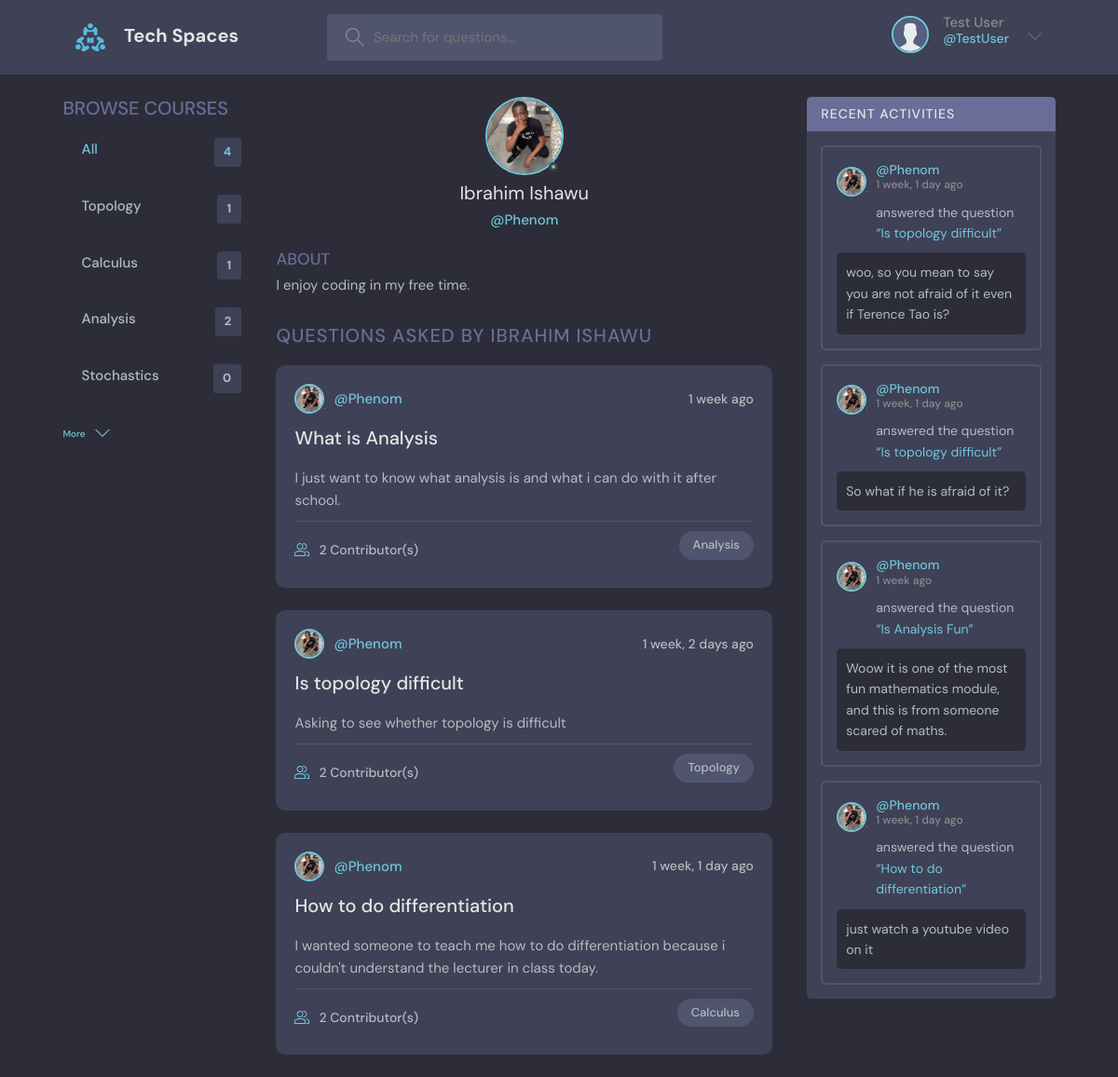
/accounts/Phenom/profile/view/ (signed in), run on an earlier commit of the app's database.
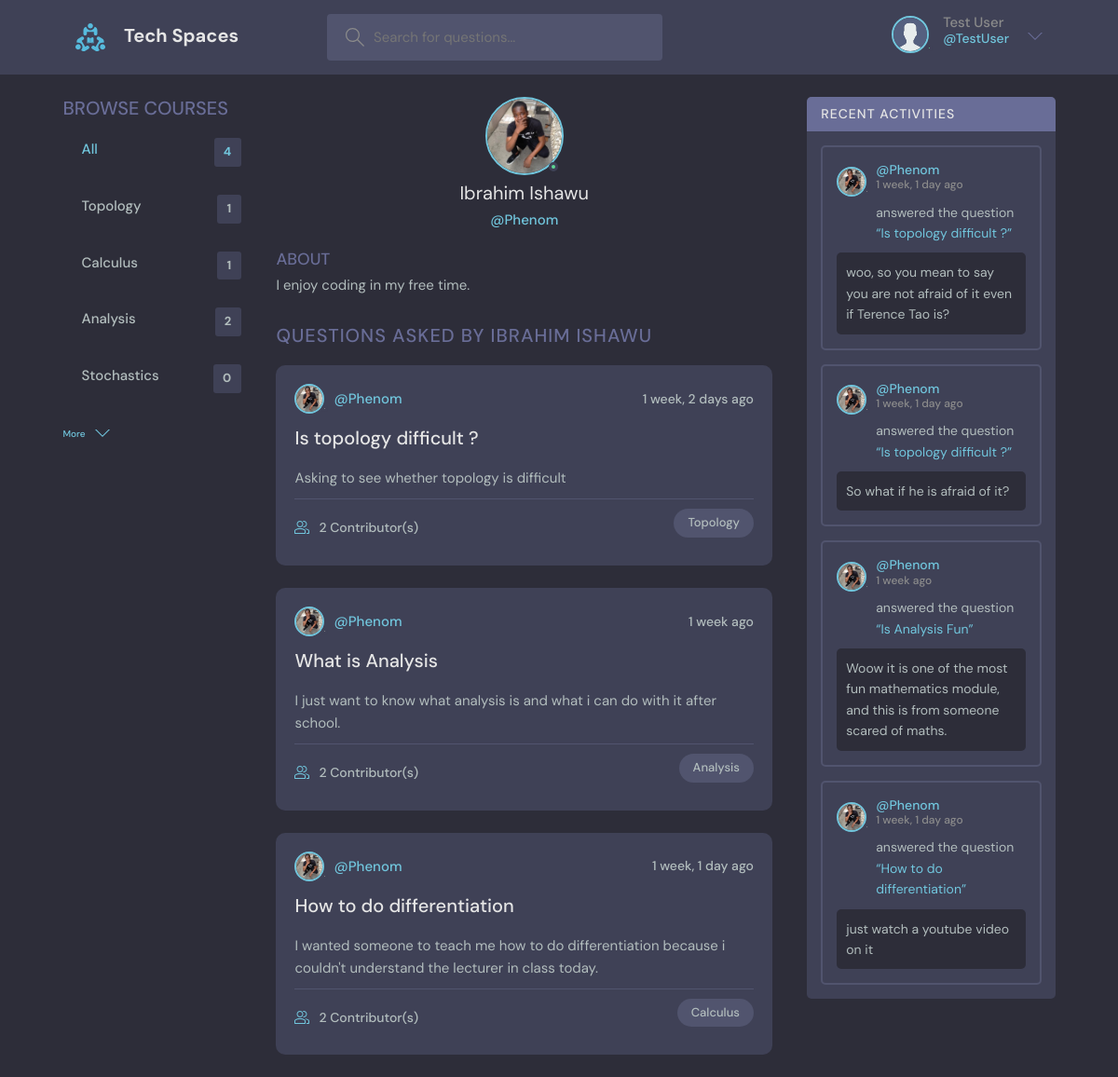
And on a later commit of the database.
### core/models.py (models this page shows, shortened)
class User(AbstractUser):
    name = models.CharField(max_length=200, null=True)
    email = models.EmailField(unique=True, null=True)
    bio = models.TextField(null=True)
    avatar = models.ImageField(null=True, default='avatar.svg', upload_to='avatars')
    REQUIRED_FIELDS = []

class Course(models.Model):
    name = models.CharField(max_length=200)
    def __str__(self):
        return self.name

class Question(models.Model):
    student = models.ForeignKey(User, on_delete=models.SET_NULL, null=True)
    course = models.ForeignKey(Course, on_delete=models.SET_NULL, null=True)
    name = models.CharField(max_length=200)
    description = models.TextField(null=True, blank=True)
    contributors = models.ManyToManyField(User, related_name='participants', blank=True)
    updated = models.DateTimeField(auto_now=True)
    created = models.DateTimeField(auto_now_add=True)
    class Meta:
        ordering = ["-updated", "-created"]

class Answer(models.Model):
    student = models.ForeignKey(User, on_delete=models.CASCADE)
    question = models.ForeignKey(Question, on_delete=models.CASCADE)
    body = models.TextField()
    updated = models.DateTimeField(auto_now=True)
    created = models.DateTimeField(auto_now_add=True)
    up_votes = models.PositiveIntegerField(default=0)
    down_votes = models.PositiveIntegerField(default=0)
    class Meta:
        ordering = ["-up_votes", "-created"]

### user_authentication/views.py (the view)
# urls.py: path('<username>/profile/view/', views.ProfileView.as_view(), name='profile'),
class ProfileView(LoginRequiredMixin, View):
    def get(self, request, username):
        get_user = get_object_or_404(User, username=username)
        user_answers = get_user.answer_set.all()
        user_questions = get_user.question_set.all()
        courses = Course.objects.filter()
        question_count = Question.objects.all().count()
        context = {
            'user': get_user,
            'query_questions': user_questions,
            'student_answers': user_answers,
            'courses': courses,
            'question_count': question_count,
        }
        return render(request, 'user_authentication/profile.html', context)

### user_authentication/templates/user_authentication/profile.html (shortened to what this page needs)
{% extends 'core/base.html' %}
{% block content %}
  <main class="profile-page layout layout--3">
    <div class="container">
      {% include 'core/_courses.html' %}
      <div class="roomList">
        <div class="profile">
          <div class="profile__avatar">
            <div class="avatar avatar--large active">
              <img src="{{ user.avatar.url }}" />
            </div>
          </div>
          <div class="profile__info">
            <h3>{{ user.name }}</h3>
            <p>@{{ user.username }}</p>
          </div>
          <div class="profile__about">
            <h3>About</h3>
            <p>{{ user.bio }}
            </p>
          </div>
        </div>
        <div class="roomList__header">
          <div>
            <h2>Questions asked by {{ user.name }}</a>
            </h2>
          </div>
        </div>
        {% for question in query_questions %}
          <div class="roomListRoom">
            <div class="roomListRoom__header">
              <a href="{% url 'profile' question.student.username %}" class="roomListRoom__author">
                <div class="avatar avatar--small">
                  <img src="{{ question.student.avatar.url }}" />
                </div>
                <span>@{{ question.student.username }}</span>
              </a>
              <div class="roomListRoom__actions">
                <span>{{ question.created | timesince }} ago</span>
              </div>
            </div>
            <div class="roomListRoom__content">
              <a href="{% url 'get_question' question.id %}">{{ question.name }}</a>
              <p>
                {{ question.description }}
              </p>
            </div>
            <div class="roomListRoom__meta">
              <a href="{% url 'get_question' question.id %}" class="roomListRoom__joined">
                {{ question.contributors.all.count }} Contributor(s)
              </a>
              <p class="roomListRoom__topic">{{ question.course }}</p>
            </div>
          </div>
        {% endfor %}
      </div>
      <div class="activities">
        <div class="activities__header">
          <h2>Recent Activities</h2>
        </div>
        {% for answer in student_answers %}
          <div class="activities__box">
            <div class="activities__boxHeader roomListRoom__header">
              <a href="{% url 'profile' answer.student.username %}" class="roomListRoom__author">
                <div class="avatar avatar--small">
                  <img src="{{ answer.student.avatar.url }}" />
                </div>
                <p>
                  @{{ answer.student.username }}
                  <span>{{ answer.created | timesince }} ago</span>
                </p>
              </a>
            </div>
            <div class="activities__boxContent">
              <p>answered the question
              <a href="{% url 'get_question' answer.question.id %}">
              “{{ answer.question.name }}”</a></p>
              <div class="activities__boxRoomContent">
                {{ answer.body }}
              </div>
            </div>
          </div>
        {% endfor %}
      </div>
    </div>
  </main>
{% endblock content %}

### core/templates/core/base.html (shortened to what this page needs)
{% load static %}
<!DOCTYPE html>
<html lang="en">
  <head>
    <link rel="stylesheet" href="{% static 'core/css/style.css' %} " />
    <link rel="stylesheet" href="{% static 'core/css/main.css' %} " />
    <link rel="stylesheet" href="{% static 'core/css/all.min.css' %} " />
  </head>
  <body>
    {% include 'core/_header.html' %}
    {% block content %}
    {% endblock content %}
  </body>
</html>

### core/templates/core/_header.html (shortened to what this page needs)
{% load static %}
<header class="header header--loggedIn">
      <div class="container">
        <a href="/" class="header__logo">
          <img src="{% static 'core/img/logo.svg' %}" />
          <h1>Tech Spaces</h1>
        </a>
        <form class="header__search">
          <label>
            <input name='query' placeholder="Search for questions..." />
          </label>
        </form>
        <nav class="header__menu">
          {% if not request.user.is_authenticated %}
            <a href="{% url 'login' %}">
              <img src="{% static 'core/img/avatar.svg' %}" />
              <p>Login</p>
            </a>
          {% else %}
            <div class="header__user">
              <a href="{% url 'update_profile' %}">
                <div class="avatar avatar--medium active">
                  <img src="{{ request.user.avatar.url }}" />
                </div>
                <p>{{ request.user.name }} <span>@{{ request.user.username }}</span></p>
              </a>
              <button class="dropdown-button">
                <svg version="1.1" xmlns="http://www.w3.org/2000/svg" width="32" height="32" viewBox="0 0 32 32">
                  <title>chevron-down</title>
                  <path d="M16 21l-13-13h-3l16 16 16-16h-3l-13 13z"></path>
                </svg>
              </button>
            </div>
          {% endif %}
        </nav>
      </div>
    </header>

### core/templates/core/_courses.html
<div class="topics">
            <div class="topics__header">
                <h2>Browse Courses</h2>
            </div>
            <ul class="topics__list">
                <li>
                    <a href="/" class="active">All <span>{{ question_count }}</span></a>
                </li>
                {% for course in courses %}
                    <li>
                        <a href="{% url 'home' %}?query={{ course.name }}">{{ course }} <span>
                        {{ course.question_set.all.count }}</span></a>
                    </li>
                {% endfor %}
            </ul>
            <a class="btn btn--link" href="{% url 'all_courses' %}">
                More
                <svg version="1.1" xmlns="http://www.w3.org/2000/svg" width="32" height="32" viewBox="0 0 32 32">
                <title>chevron-down</title>
                <path d="M16 21l-13-13h-3l16 16 16-16h-3l-13 13z"></path>
                </svg>
            </a>
            </div>

What changed in the data, as far as the page shows it:
changed Question "Asking to see whether topology is difficult": name "Is topology difficult" → "Is topology difficult ?"; moves up the list
changed through a linked row, Answer "woo, so you mean to say you are not afraid of it even if Terence Tao is?": question.name "Is topology difficult" → "Is topology difficult ?"
changed through a linked row, Answer "So what if he is afraid of it?": question.name "Is topology difficult" → "Is topology difficult ?"
